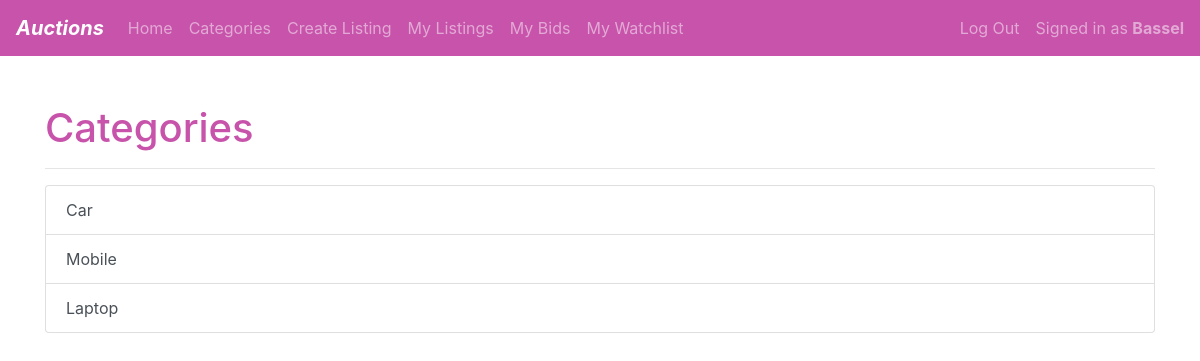
The page /categories/ (signed in) on the database its author committed.
### auctions/models.py (models this page shows)
class Category(models.Model):
    name = models.CharField(max_length=20)
    class Meta:
        verbose_name_plural = "categories"
    def get_absolute_url(self):
        return reverse('category-detail', args=[str(self.id)])
    def __str__(self) -> str:
        return self.name.capitalize()

### auctions/views.py (the view)
# urls.py: path("categories/",views.categories_view,name="categories"),
def categories_view(request):
    categories = Category.objects.all()
    context = {
        "categories": categories
    }
    return render(request, "auctions/categories.html", context)

### auctions/templates/auctions/categories.html
{% extends 'auctions/layout.html'%}
{% block heading%}
Categories
{% endblock%}
{% block body%}
{{ block.super }}
<div class="list-group">
    {% for category in categories %}
    <a href="{{ category.get_absolute_url }}" class="list-group-item list-group-item-action">{{ category|title }}</a>
    {%endfor%}
</div>
{% endblock%}

### auctions/templates/auctions/layout.html (shortened to what this page needs)
{% load static %}
<!DOCTYPE html>
<html lang="en">
<head>
    <link rel="stylesheet" href="https://stackpath.bootstrapcdn.com/bootstrap/4.4.1/css/bootstrap.min.css"
>
    <link href="{% static 'auctions/styles.css' %}" rel="stylesheet">
</head>
<body>
    <header class="sticky-top">
        <nav class="navbar navbar-expand-lg navbar-dark">
            <a href="{% url 'index'%}" class="navbar-brand text-white font-weight-bold font-italic">Auctions</a>
            <ul class="navbar-nav mr-auto">
                <li class="nav-item">
                    <a class="nav-link" href="{% url 'index' %}">Home <span class="sr-only">(current)</span></a>
                </li>
                <li class="nav-item">
                    <a class="nav-link" href="{% url 'categories'%}">Categories</a>
                </li>
                {% if user.is_authenticated %}
                <li class="nav-item">
                    <a class="nav-link" href="{% url 'create' %}">Create Listing</a>
                </li>
                <li class="nav-item">
                    <a class="nav-link" href="{% url 'user-listings'%}">My Listings</a>
                </li>
                <li class="nav-item">
                    <a class="nav-link" href="{% url 'user-bids' %}">My Bids<span class="sr-only">(current)</span></a>
                </li>
                <li class="nav-item">
                    <a class="nav-link" href="{% url 'user-watchlist'%}">My Watchlist</a>
                </li>
                {% endif%}
            </ul>
            <ul class="navbar-nav">
                {% if user.is_authenticated %}
                <li class="nav-item">
                    <a class="nav-link" href="{% url 'logout' %}">Log Out</a>
                </li>
                {% endif %}
            </ul>
            {% if user.is_authenticated %}
            <span class="navbar-text ml-2">
                Signed in as <strong>{{ user.get_username|title }}</strong>
                {% else %}
                <span class="navbar-text ml-2">
                    Not signed in
                </span>
                {% endif %}
        </nav>
    </header>
    <main>
        <div class="container">
            <div class="row py-5">
                <div class="col">
                    {% block body %}
                    <h1>{% block heading %}{% endblock %}</h1>
                    <hr>
                    {% endblock %}
                </div>
            </div>
        </div>
    </main>
</body>
</html>

### auctions/static/auctions/styles.css (style rules this page uses)
:root { --theme: #C753AB }
h1 { color: var(--theme); }
.navbar { background-color: var(--theme); }

### rows shown on the page
Category: name "Car"
Category: name "Mobile"
Category: name "Laptop"

### other values the page prints
{{ user.get_username|title }} "Bassel"
